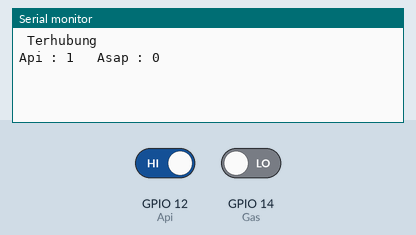
Bench run of a sketch on a simulated ESP8266 (NodeMCU). On the bench: the last lines printed to the serial monitor. The test bench sets the inputs (shaded band); at power-on: GPIO 12 (Api) HIGH, GPIO 14 (Gas) LOW.

Above: at 2.7 s.
2.8 s: GPIO 12 (Api) driven LOW
At 4.4 s:
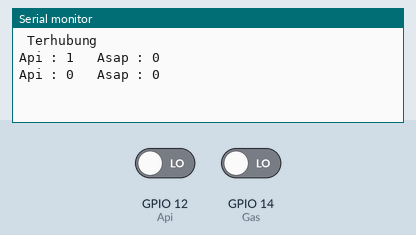
4.8 s: GPIO 14 (Gas) driven HIGH
At 6.6 s:
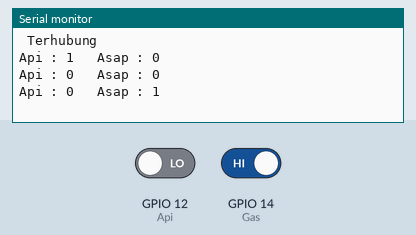
6.8 s: GPIO 12 (Api) driven HIGH
At 11.4 s:
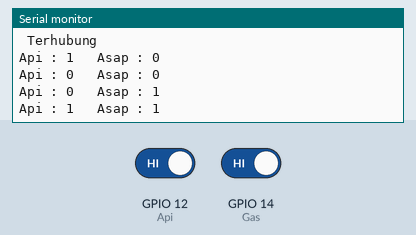

Measured:
- after the input at 2.8 s, the serial monitor: prints a new line after 0.20 s (image 1)
- after the input at 4.8 s, the serial monitor: prints a new line after 1.2 s (image 2)
- after the input at 6.8 s, the serial monitor: prints a new line after 3.7 s (image 3)

The sketch:

sensor_api_asap_nodemcu.ino
```cpp
#include "CTBot.h"
CTBot myBot;

String ssid = "kamukocak";     // Sesuikan dengan nama wifi anda
String pass = "1sampai10"; // sesuaikan password wifi
String token = "5897286690:AAEic4swqJTsZ0UELMtXe2Csi3y7TyOTEBs"; // token bot telegram yang telah dibuat

#define Api 12 //GPIO12 (D6)
#define Gas 14 //GPIO14 (D5)

void setup() {
  pinMode(Api, INPUT);
  pinMode(Gas, INPUT);
  Serial.begin(115200);
  myBot.wifiConnect(ssid, pass);

  myBot.setTelegramToken(token);

  // check if all things are ok
  if (myBot.testConnection())
    Serial.println("\n Terhubung");
  else
    Serial.println("\n Tidak Terhubung");
}

void loop() {
  int bacasensorapi = digitalRead(Api);
  int bacasensorgas = digitalRead(Gas);
  Serial.print("Api : ");
  Serial.print(bacasensorapi);
  Serial.print("   Asap : ");
  Serial.println(bacasensorgas);
  if(bacasensorgas==1) //terdeteksi asap
  {
    String kirim;
    kirim ="Warning!, Terjadi Indikasi Asap Kebakaran. Silahkan Selamatin Barang dan Evakuasi Diri Anda!";
    myBot.sendMessage(1032588009, kirim);
    delay(1500);
  }
  if(bacasensorapi==0) //terdeteksi api
  {
    String kirim;
    kirim ="Warning!, Terjadi Indikasi Api Kebakaran. Silahkan Selamatin Barang dan Evakuasi Diri Anda!";
    myBot.sendMessage(1032588009, kirim);
    delay(1500);
  }
  delay(1500);
}
```
